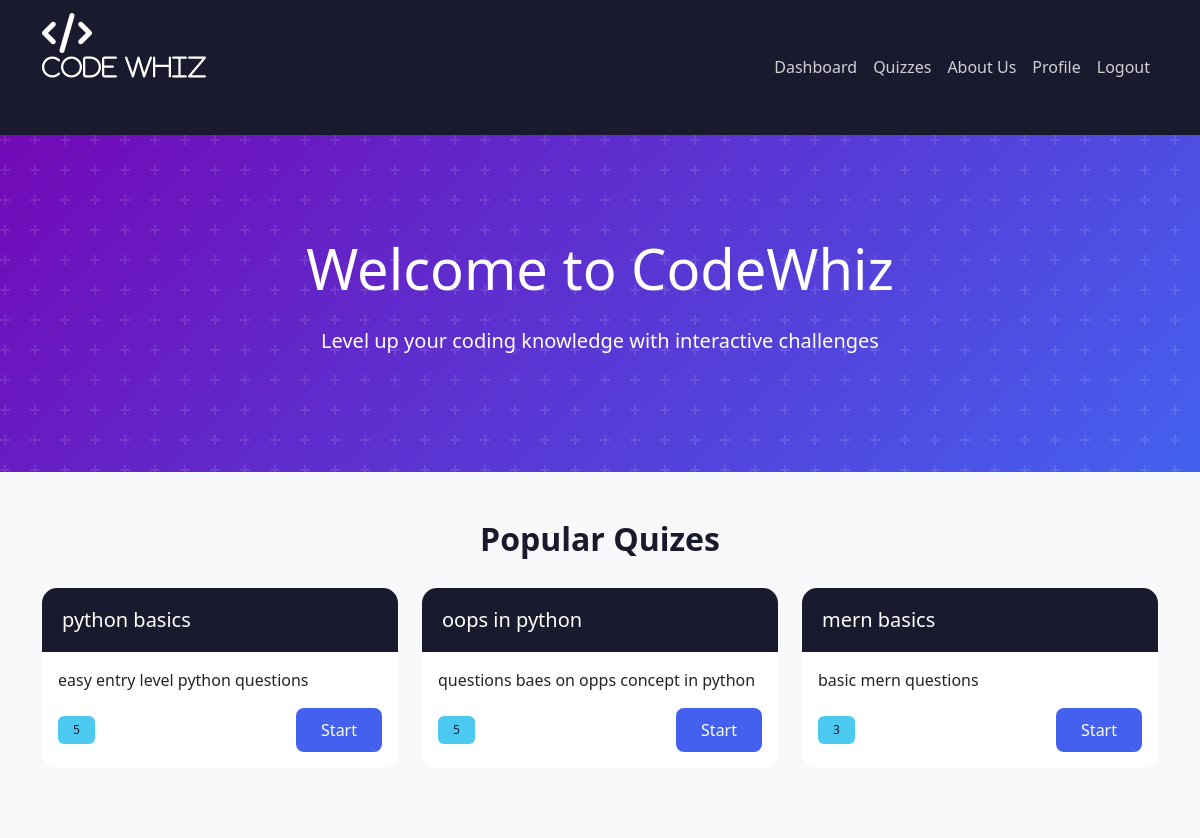
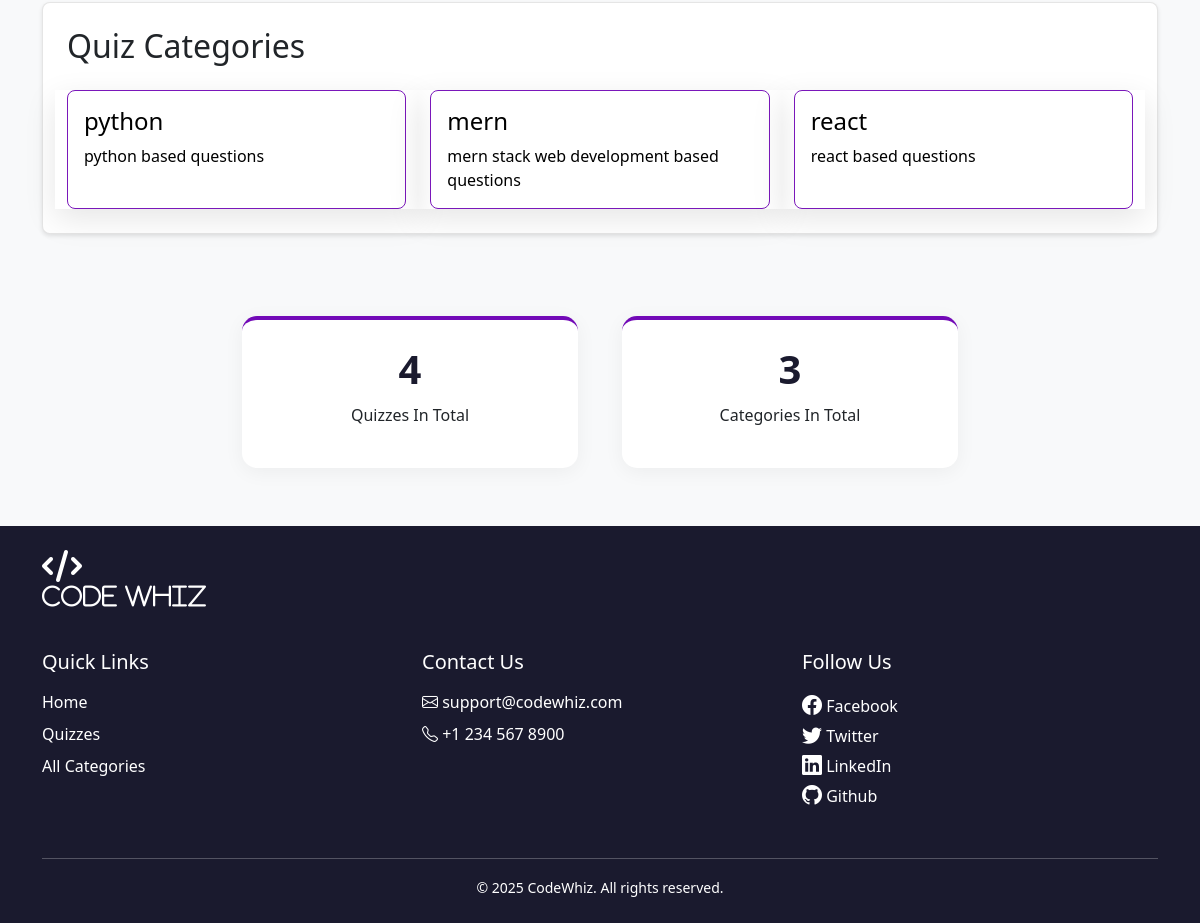
Page /u_home on the committed database (2 pictures, top to bottom).
### cw_app/models.py (models this page shows, shortened)
class Quiz(models.Model):
    title = models.CharField(max_length=200)
    category = models.ForeignKey(Category, on_delete=models.CASCADE)
    description = models.TextField()
    time_limit = models.IntegerField()
    created_at = models.DateTimeField(auto_now_add=True)
    status = models.TextField(null=True, blank=True)
    @property
    def total_questions(self):
       return self.question_set.count()

class Category(models.Model):
    name = models.CharField(max_length=100)
    description = models.TextField()

### cw_app/views.py (the view)
# urls.py: path('u_home',views.u_home),
def u_home(req):
    data=Quiz.objects.all()[:3]
    categ_count=Category.objects.count()
    total_quizzes = Quiz.objects.count()
    categ=Category.objects.all()
    return render( req,'user/u_home.html',{'qdata':data,'cate':categ,'c_count':categ_count,'q_count':total_quizzes})

### templates/user/u_home.html (shortened to what this page needs)
<!DOCTYPE html>
<html lang="en">
<head>
    <link rel="stylesheet" href="https://cdn.jsdelivr.net/npm/bootstrap-icons@1.11.1/font/bootstrap-icons.css">
    <link href="https://cdnjs.cloudflare.com/ajax/libs/bootstrap/5.3.2/css/bootstrap.min.css" rel="stylesheet">
    <link href="https://cdnjs.cloudflare.com/ajax/libs/font-awesome/6.4.0/css/all.min.css" rel="stylesheet">
    <link href="https://cdnjs.cloudflare.com/ajax/libs/animate.css/4.1.1/animate.min.css" rel="stylesheet">
</head>
<body>
    <nav class="navbar navbar-expand-lg navbar-dark">
        <div class="container">
            <a class="navbar-brand bounce-in" href="#"><i class="fas fa-code fa-2x text-white mb-3 animate__animated animate__bounceIn"><h4 class="text-white mb-4">Code Whiz</h4></i></a>
            <div class="collapse navbar-collapse" id="navbarNav">
                <ul class="navbar-nav ms-auto">
                    <li class="nav-item">
                        <a class="nav-link active" href="u_home">Dashboard</a>
                    </li>
                    <li class="nav-item">
                        <a class="nav-link" href="u_quiz">Quizzes</a>
                    </li>
                    <li class="nav-item">
                        <a class="nav-link" href="about">About Us</a>
                    </li>
                    <li class="nav-item">
                        <a class="nav-link" href="profile">Profile</a>
                    </li>
                    <li class="nav-item">
                        <a class="nav-link" href="logout">Logout</a>
                    </li>
                </ul>
            </div>
        </div>
    </nav>
    <section class="hero-section fade-in">
        <div class="container text-center">
            <h1 class="display-4 mb-4">Welcome to CodeWhiz</h1>
            <p class="lead">Level up your coding knowledge with interactive challenges</p>
        </div>
    </section>
    <section class="container py-5">
        <h2 class="section-title text-center">Popular Quizes</h2>
        <div class="row">
        {% for q in qdata %}
            <div class="col-lg-4 col-md-6 mb-4">
                    <div class="card quiz-card">
                        <div class="card-header">
                            <h5 class="mb-0">{{q.title}}</h5>
                        </div>
                        <div class="card-body">
                            <p class="card-text">{{q.description}}</p>
                            <div class="d-flex justify-content-between align-items-center">
                                <span class="badge code-badge">{{q.total_questions}}</span>
                                <a href="quiz/{{q.pk}}"><button class="btn btn-code">Start</button></a>
                            </div>
                        </div>
                    </div>
            </div>
        {% endfor %}
        </div>
    </section>
    <div class="container">
        <div class="category-container p-4 rounded-3 mb-4" style="background: white; box-shadow: 0 2px 4px rgba(0,0,0,0.1);">
            <h2 class="mb-4">Quiz Categories</h2>
            <div class="row g-4">
                {% for category in cate %}
                <div class="col-md-4" style="box-shadow: 0 10px 30px rgba(0,0,0,0.1);">
                    <a href="" class="text-decoration-none">
                        <div class="quiz-card p-3 rounded-3" style="border: 1px solid rgba(122,23,186,255); color:black; background-color: white;">
                            <h4>{{ category.name }}</h4>
                            <p class="mb-0 text-dark-50">{{ category.description }}</p>
                        </div>
                    </a>
                </div>
                {% endfor %}
            </div>
        </div>
    </div>
     <section class="container py-5">
        <div class="row justify-content-center">
            <div class="col-md-4 col-sm-6">
                <div class="stat-card bounce-in">
                    <h3>{{q_count}}</h3>
                    <p> Quizzes In Total</p>
                </div>
            </div>
            <div class="col-md-4 col-sm-6">
                <div class="stat-card bounce-in" style="animation-delay: 0.2s">
                    <h3>{{c_count}}</h3>
                    <p>Categories In Total</p>
                </div>
            </div>
        </div>
    </section>
    <footer class="footer mt-auto py-4" style="background:var(--primary); color: white;">
        <div class="container">
            <a class="navbar-brand bounce-in" href="#"><i class="fas fa-code fa-2x text-white mb-3 animate__animated animate__bounceIn"><h4 class="text-white mb-4">Code Whiz</h4></i></a>
            <div class="row">
                <div class="col-md-4 mb-3">
                    <h5 class="mb-3">Quick Links</h5>
                    <ul class="list-unstyled">
                        <li class="mb-2"><a href="" class="text-white text-decoration-none">Home</a></li>
                        <li class="mb-2"><a href="" class="text-white text-decoration-none">Quizzes</a></li>
                        <li class="mb-2"><a href="" class="text-white text-decoration-none">All Categories</a></li>
                    </ul>
                </div>
                <div class="col-md-4 mb-3">
                    <h5 class="mb-3">Contact Us</h5>
                    <ul class="list-unstyled">
                        <li class="mb-2"><i class="bi bi-envelope"></i> support@codewhiz.com</li>
                        <li class="mb-2"><i class="bi bi-telephone"></i> +1 234 567 8900</li>
                    </ul>
                </div>
                <div class="col-md-4 mb-3">
                    <h5 class="mb-3">Follow Us</h5>
                    <div class=" gap-3">
                        <a href="#" class="text-white text-decoration-none"><i class="bi bi-facebook fs-5"></i> Facebook</a><br>
                        <a href="#" class="text-white text-decoration-none"><i class="bi bi-twitter fs-5"></i> Twitter</a><br>
                        <a href="#" class="text-white text-decoration-none"><i class="bi bi-linkedin fs-5"></i> LinkedIn</a><br>
                        <a href="#" class="text-white text-decoration-none"><i class="bi bi-github fs-5"></i> Github</a><br>
                    </div>
                </div>
            </div>
            <div class="row mt-3">
                <div class="col-12">
                    <hr class="border-white opacity-25">
                    <div class="text-center">
                        <small>&copy; {% now "Y" %} CodeWhiz. All rights reserved.</small>
                    </div>
                </div>
            </div>
        </div>
    </footer>
</body>
</html>

### templates/user/u_home.html (style rules this page uses)
:root { --primary: #1A1A2E; --secondary: #7209B7; --accent: #4361EE; --highlight: #4CC9F0; --light: #F8F9FA; --gradient: linear-gradient(135deg, #7209B7, #4361EE); }
body { background-color: var(--light); font-family: 'Segoe UI', system-ui, -apple-system, sans-serif; }
.fade-in { animation: fadeIn 1s ease-in; }
.bounce-in { animation: bounceIn 1s cubic-bezier(0.68, -0.55, 0.265, 1.55); }
.navbar { background: var(--primary) !important; box-shadow: 0 2px 15px rgba(0,0,0,0.1); }
.navbar-brand { color: var(--highlight) !important; font-weight: 700; letter-spacing: 1px; }
.nav-link { color: white !important; opacity: 0.8; transition: all 0.3s ease; }
.hero-section { background: var(--gradient); color: white; padding: 100px 0; position: relative; }
.hero-section::before { content: ''; position: absolute; top: 0; left: 0; right: 0; bottom: 0; }
.stat-card { background: white; border-radius: 15px; padding: 25px; margin: 10px; text-align: center; box-shadow: 0 4px 20px rgba(0,0,0,0.05); border-top: 4px solid; transition: transform 0.3s ease; }
.stat-card:nth-child(1) { border-color: var(--secondary); }
.stat-card h3 { color: var(--primary); font-size: 2.5rem; font-weight: bold; margin-bottom: 10px; }
.quiz-card { background: white; border: none; border-radius: 15px; overflow: hidden; transition: all 0.3s ease; }
.quiz-card .card-header { background: var(--primary); color: white; font-weight: 600; padding: 20px; border: none; }
.btn-code { background: var(--accent); color: white; border: none; border-radius: 8px; padding: 10px 25px; font-weight: 500; transition: all 0.3s ease; }
.code-badge { background: var(--highlight); color: var(--primary); font-weight: 500; padding: 8px 15px; }
.section-title { color: var(--primary); font-weight: 700; margin-bottom: 30px; }
.quiz-card { transition: transform 0.2s; height: 100%; }
.category-container { border: 1px solid rgba(0,0,0,0.1); }

### rows in the picture
Quiz: title "python basics", description "easy entry level python questions", total_questions "5"
Quiz: title "oops in python", description "questions baes on opps concept in python", total_questions "5"
Quiz: title "mern basics", description "basic mern questions", total_questions "3"
Category: name "python", description "python based questions"
Category: name "mern", description "mern stack web development based questions"
Category: name "react", description "react based questions"

### other values in the picture
{{ q_count }} "4"
{{ c_count }} "3"
